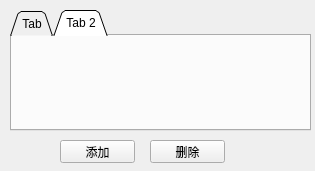
<?xml version="1.0" encoding="UTF-8"?>
<ui version="4.0">
 <class>MainWindow</class>
 <widget class="QMainWindow" name="MainWindow">
  <property name="geometry">
   <rect>
    <x>0</x>
    <y>0</y>
    <width>315</width>
    <height>171</height>
   </rect>
  </property>
  <property name="windowTitle">
   <string>MainWindow</string>
  </property>
  <widget class="QWidget" name="centralwidget">
   <widget class="QTabWidget" name="tabWidget">
    <property name="geometry">
     <rect>
      <x>10</x>
      <y>10</y>
      <width>301</width>
      <height>121</height>
     </rect>
    </property>
    <property name="tabPosition">
     <enum>QTabWidget::North</enum>
    </property>
    <property name="tabShape">
     <enum>QTabWidget::Triangular</enum>
    </property>
    <property name="currentIndex">
     <number>1</number>
    </property>
    <property name="elideMode">
     <enum>Qt::ElideRight</enum>
    </property>
    <property name="movable">
     <bool>true</bool>
    </property>
    <property name="tabBarAutoHide">
     <bool>true</bool>
    </property>
    <widget class="QWidget" name="tab1">
     <attribute name="title">
      <string>Tab</string>
     </attribute>
    </widget>
    <widget class="QWidget" name="tab_2">
     <attribute name="title">
      <string>Tab 2</string>
     </attribute>
    </widget>
   </widget>
   <widget class="QPushButton" name="pushButton">
    <property name="geometry">
     <rect>
      <x>60</x>
      <y>140</y>
      <width>75</width>
      <height>23</height>
     </rect>
    </property>
    <property name="text">
     <string>添加</string>
    </property>
   </widget>
   <widget class="QPushButton" name="pushButton_2">
    <property name="geometry">
     <rect>
      <x>150</x>
      <y>140</y>
      <width>75</width>
      <height>23</height>
     </rect>
    </property>
    <property name="text">
     <string>删除</string>
    </property>
   </widget>
  </widget>
 </widget>
 <resources/>
 <connections/>
</ui>
